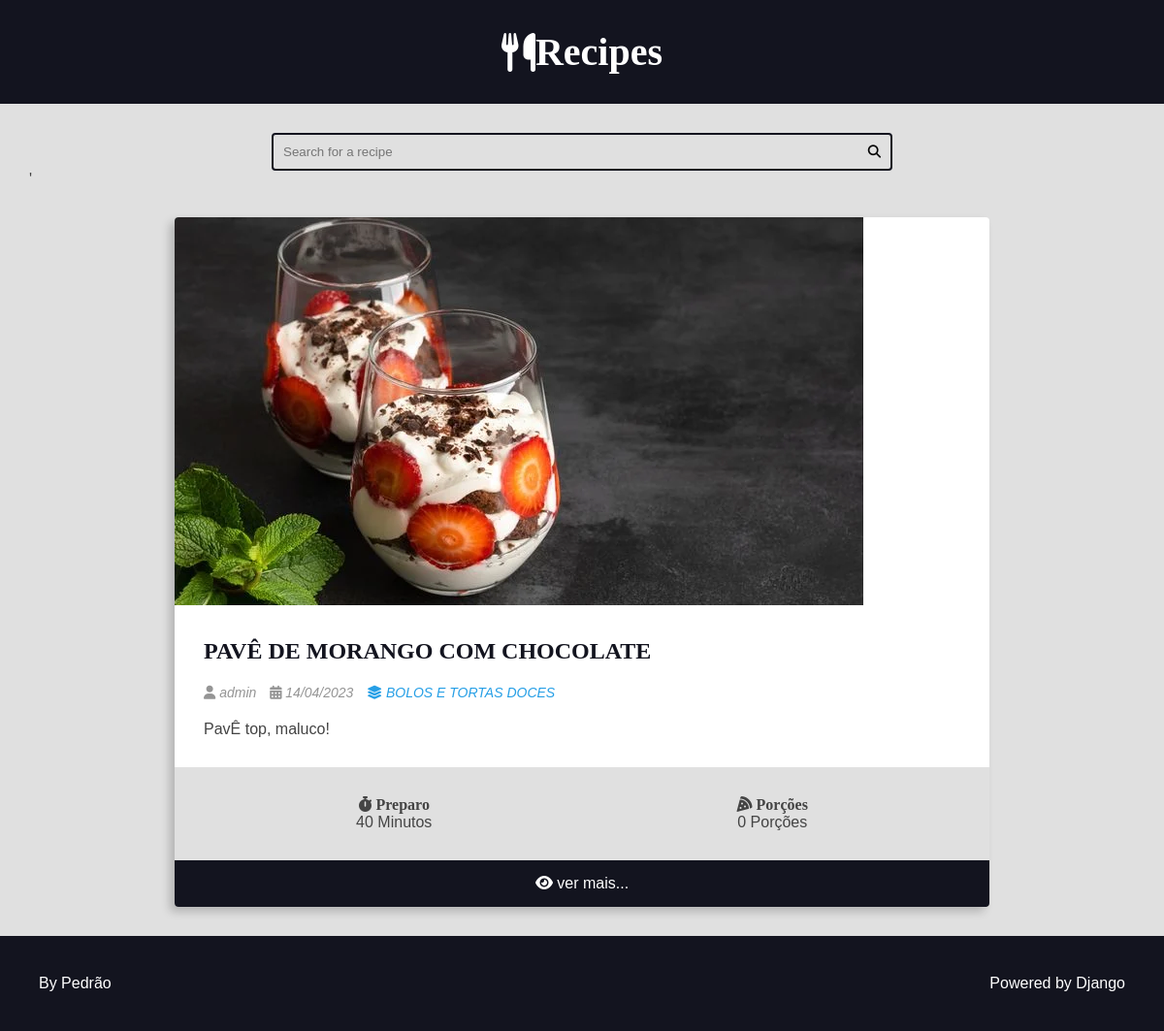
The app's page /recipes/2/, older data.
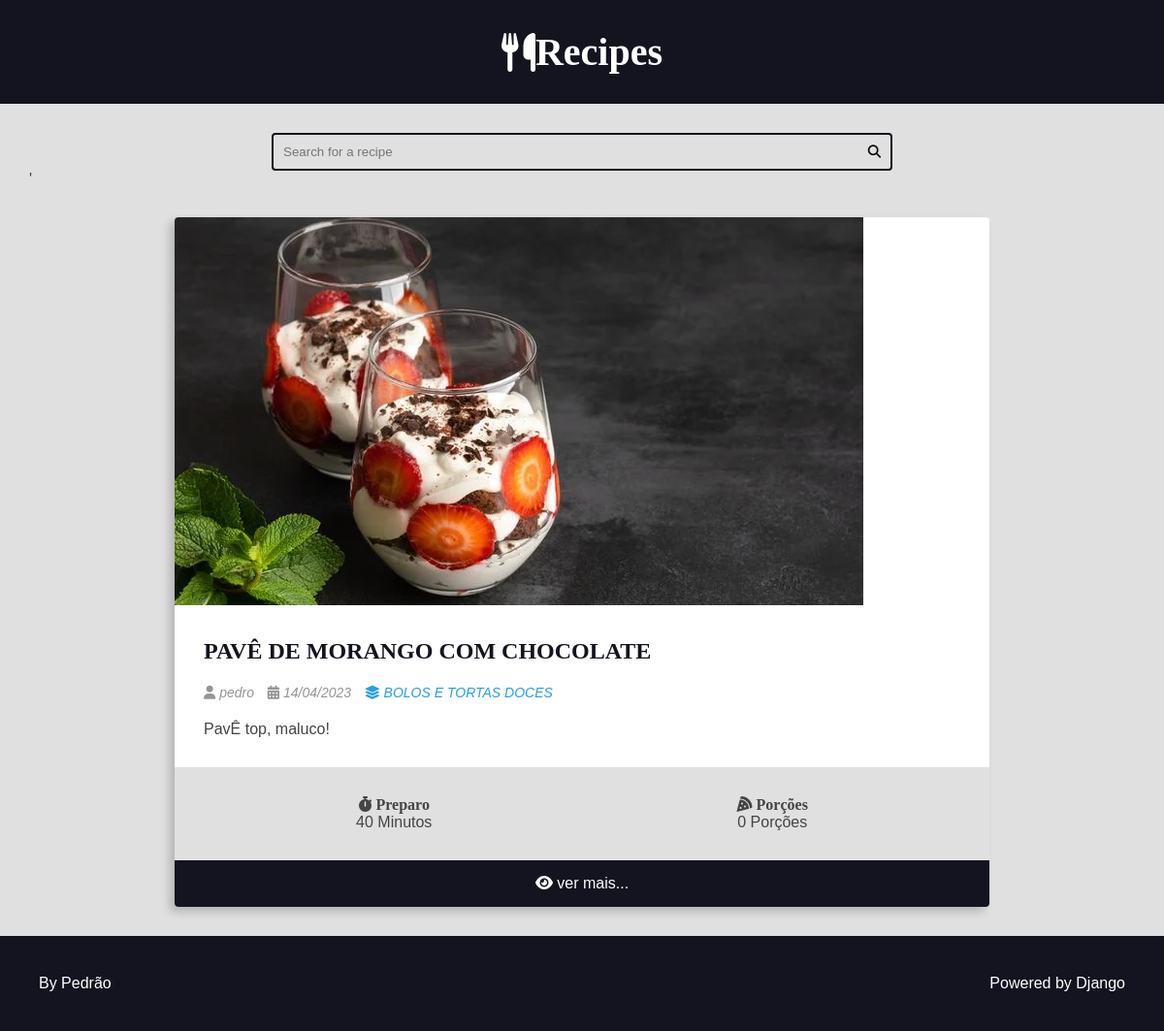
The same page, newer data.
### recipes/models.py (models this page shows, shortened)
class Recipe(models.Model):
    title = models.CharField(max_length=65)
    description = models.CharField(max_length=165)
    slug = models.SlugField(unique=True)
    preparation_time = models.IntegerField()
    preparation_time_unit = models.CharField(max_length=65)
    servings = models.IntegerField()
    servings_unit = models.CharField(max_length=65)
    preparation_steps = models.TextField()
    prepare_stes_is_html = models.BooleanField(default=False)
    created_at = models.DateField(auto_now_add=True)
    updated_at = models.DateField(auto_now=True)
    is_published = models.BooleanField(default=False)
    cover = models.ImageField(upload_to='recipes/cover/%Y/%m/%d', blank=True, default='')  # noqa: E501
    category = models.ForeignKey(Category, on_delete=models.SET_NULL, null=True, blank=True, default=None)  # noqa: E501
    author = models.ForeignKey(User, on_delete=models.SET_NULL, null=True)

class Category(models.Model):
    title = models.CharField(max_length=65)
    def __str__(self):
        return self.title

### recipes/views.py (the view)
# urls.py: path('', include('recipes.urls')),
def recipes(request, id):
    recipe = get_object_or_404(Recipe, pk=id, is_published=True)
    return render(request, 'recipes.html', context={
        'recipe': recipe,
        'is_detail_page': True,
        })

### recipes/templates/recipes.html (shortened to what this page needs)
{% extends 'base.html' %}
{% block content %}
    {% include "search.html" %}
    <main class="main-content-container">
        <div class="main-content main-content-detail container">
            {% include "card.html" %}
        </div>
    </main>
{% endblock content %}

### recipes/templates/card.html
<div class="recipe recipe-list-item">
    {% if recipe.cover %}
        <div class="recipe-cover">
            <a href=" {% url 'recipes:recipe' recipe.id %}">
                <img src="{{ recipe.cover.url }}" alt="Temporário">
            </a>
        </div>
    {% endif %}
    <div class="recipe-title-container">
        <h2 class="recipe-title">
            <a href="{% url 'recipes:recipe' recipe.id %}">
                {{ recipe.title }}
            </a>
        </h2>
    </div>
    <div class="recipe-author">
        <span class="recipe-author-item">
            <i class="fas fa-user"></i>
            {% if recipe.author is not None %}
                {% if recipe.author.firstname %}
                    {{ recipe.author.first_name }} {{recipe.author.last_name}}
                {% else %}
                    {{recipe.author.username}}
                {% endif %}
            {% else %}
                    Desconhecido
            {% endif %}
        </span>
        <span class="recipe-author-item">
            <i class="fas fa-calendar-alt"></i>
            {{ recipe.created_at|date:"d/m/Y" }}
        </span>
        {% if recipe.category is not None %}
            <span class="recipe-author-item">
                <a href="{% url 'recipes:category' recipe.category.id %}">
                    <i class="fas fa-layer-group"></i>
                    <span>{{recipe.category}}</span>
                </a>
            </span>
        {% endif %}
    </div>
    <div class="recipe-content">
        <p>{{ recipe.description}}</p>
    </div>
    <div class="recipe-meta-container">
        <div class="recipe-meta recipe-preparation">
            <h3 class="recipe-meta-title"><i class="fas fa-stopwatch"></i> Preparo</h3>
            <div class="recipe-meta-text">
                {{recipe.preparation_time }} Minutos
            </div>
        </div>
        <div class="recipe-meta recipe-servings">
            <h3 class="recipe-meta-title"><i class="fas fa-pizza-slice"></i> Porções</h3>
            <div class="recipe-meta-text">
                {{ recipe.servings }} Porções
            </div>
        </div>
    </div>
    <footer class="recipe-footer">
        <a class="recipe-read-more button button-dark button-full-width" href=" {% url 'recipes:recipe' recipe.id %}">
            <i class="fas fa-eye"></i>
            <span>ver mais...</span>
        </a>
    </footer>
</div>

Row changes from the older to the newer data that the page shows:
changed Recipe "PAVÊ DE MORANGO COM CHOCOLATE": author.username "admin" → "pedro"
